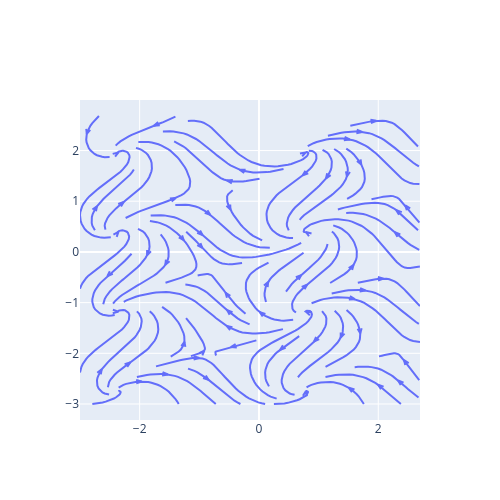

Notebook code cell kept with this figure:
### Code cell
import plotly.figure_factory as ff#导入图形工厂,创建高层封装函数,一步成型复杂图形

#内部创建后返回fig
fig = ff.create_streamline(x,y,
                           Fx,Fy,
                           arrow_scale = .1)

fig.update_layout(autosize = False,width = 500,height = 500)

#图形对象都能时候
fig.show()

### Figure 1 — Plotly figure (JSON) as saved in the notebook; plotly's stock layout.template omitted (floating-point values rounded to 4 significant figures; data arrays with more than 128 entries replaced by an {"elided": "..."} marker saying what was removed)
{"data": [{"mode": "lines", "type": "scatter", "x": {"elided": "3508 float values"}, "y": {"elided": "3508 float values"}}], "layout": {"autosize": false, "height": 500, "hovermode": "closest", "width": 500}}
